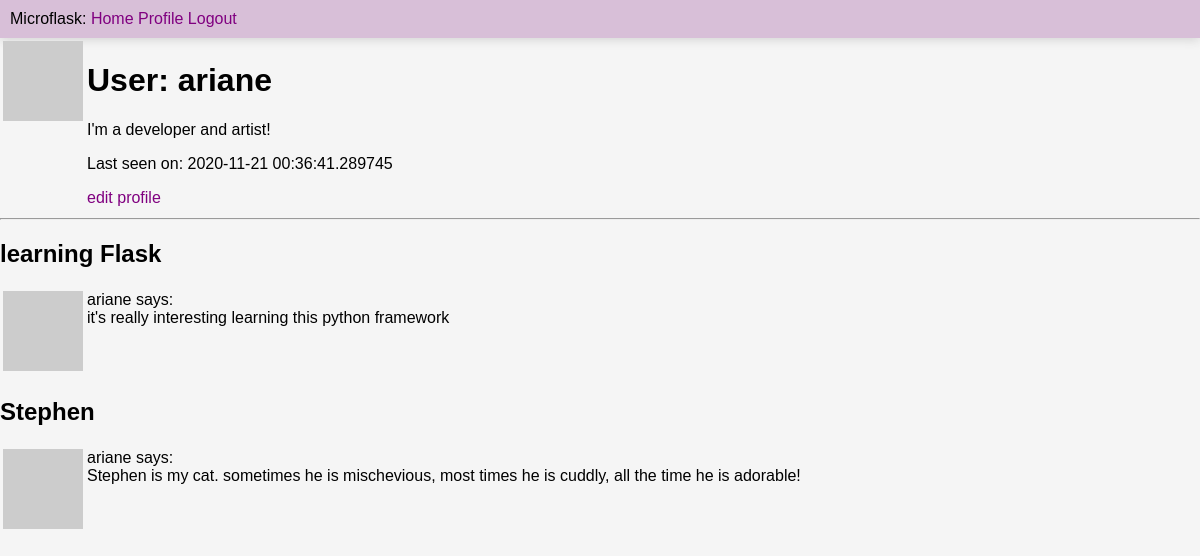
Page /user/ariane (signed in) on the earlier database version.
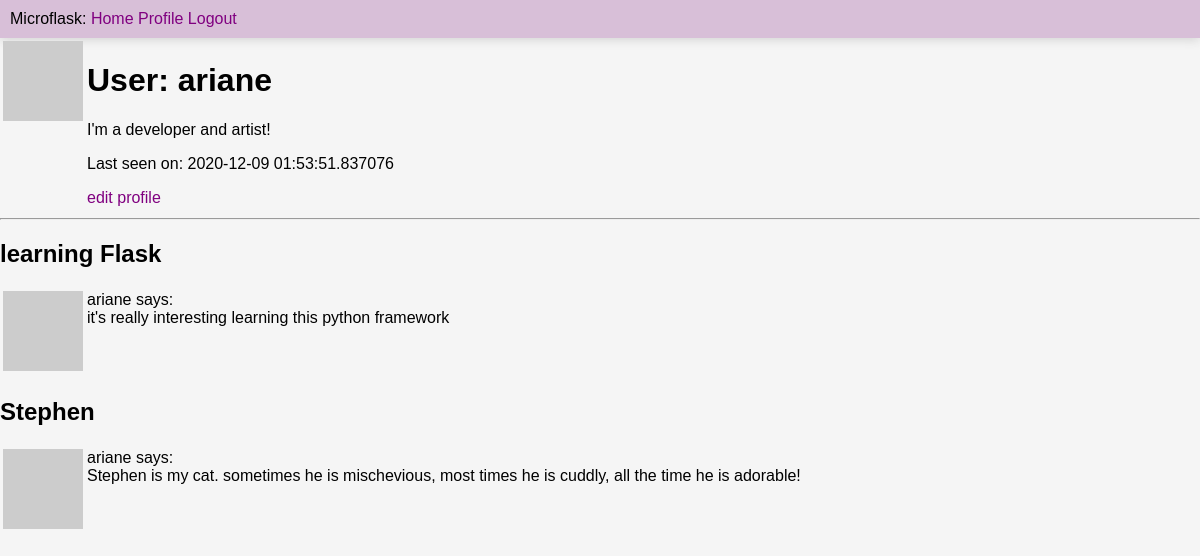
Same page on the later database version.
### app/models.py (models this page shows, shortened)
class User(UserMixin, db.Model):
  id = db.Column(db.Integer, primary_key=True)
  username = db.Column(db.String(64), index=True, unique=True)
  email = db.Column(db.String(120), index=True, unique=True)
  password_hash = db.Column(db.String(128))
  posts = db.relationship('Post', backref='author', lazy='dynamic')
  about_me = db.Column(db.String(140))
  last_seen = db.Column(db.DateTime, default=datetime.utcnow)
  def avatar(self, size):
    digest = md5(self.email.lower().encode('utf-8')).hexdigest()
    return f"https://www.gravatar.com/avatar/{digest}?d=identicon&s={size}"

### app/routes.py (the view)
@app.route('/user/<username>')
@login_required
def user(username):
  user = User.query.filter_by(username=username).first_or_404()
  posts = user.posts.all()
  return render_template('user.html', user=user, posts=posts)

### app/models.py (called while the page is built)
@login.user_loader
def load_user(id):
  return User.query.get(int(id))

### app/routes.py (called while the page is built)
@app.before_request
def before_request():
  if current_user.is_authenticated:
    current_user.last_seen = datetime.utcnow()
    db.session.commit()

### app/templates/user.html
{% extends 'layout.html' %}
{% block content %}
  <table>
    <tr valign="top">
        <td><img src="{{ user.avatar(128) }}"></td>
        <td>
          <h1>User: {{ user.username }}</h1>
          {% if user.about_me %}<p>{{ user.about_me }}</p>{% endif %}
          {% if user.last_seen %}<p>Last seen on: {{ user.last_seen }}</p>{% endif %}
          {% if user == current_user %}
          <a href="{{ url_for('edit_user', username=current_user.username) }}">edit profile</a>
          {% endif %}
        </td>
    </tr>
  </table>
  <hr>
  {% for post in posts %}
    {% include '_post.html' %}
  {% endfor %}
{% endblock %}

Differences in the rows shown:
changed User "ariane": last_seen "2020-11-21 00:36:41.289745" → "2020-12-09 01:53:51.837076"
